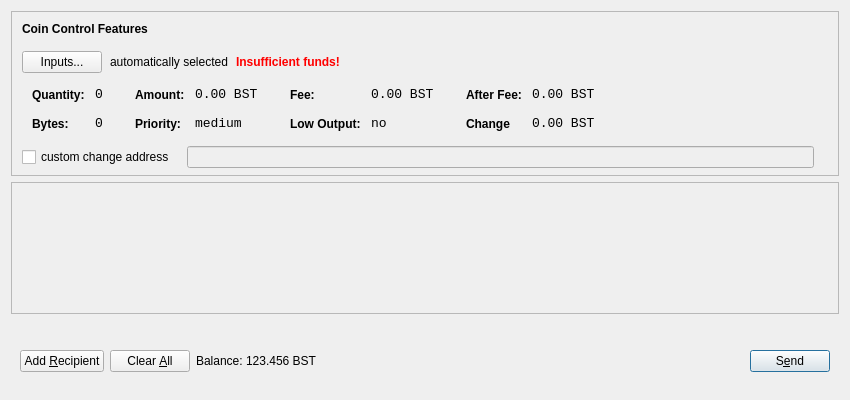
<?xml version="1.0" encoding="UTF-8"?>
<ui version="4.0">
 <class>SendCoinsDialog</class>
 <widget class="QDialog" name="SendCoinsDialog">
  <property name="geometry">
   <rect>
    <x>0</x>
    <y>0</y>
    <width>850</width>
    <height>400</height>
   </rect>
  </property>
  <property name="windowTitle">
   <string>Send Coins</string>
  </property>
  <layout class="QVBoxLayout" name="verticalLayout" stretch="0,1,0">
   <property name="bottomMargin">
    <number>8</number>
   </property>
   <item>
    <widget class="QFrame" name="frameCoinControl">
     <property name="sizePolicy">
      <sizepolicy hsizetype="Expanding" vsizetype="Expanding">
       <horstretch>0</horstretch>
       <verstretch>0</verstretch>
      </sizepolicy>
     </property>
     <property name="maximumSize">
      <size>
       <width>16777215</width>
       <height>16777215</height>
      </size>
     </property>
     <property name="frameShape">
      <enum>QFrame::StyledPanel</enum>
     </property>
     <property name="frameShadow">
      <enum>QFrame::Sunken</enum>
     </property>
     <layout class="QVBoxLayout" name="verticalLayoutCoinControl2">
      <property name="spacing">
       <number>6</number>
      </property>
      <property name="leftMargin">
       <number>0</number>
      </property>
      <property name="topMargin">
       <number>0</number>
      </property>
      <property name="rightMargin">
       <number>0</number>
      </property>
      <property name="bottomMargin">
       <number>6</number>
      </property>
      <item>
       <layout class="QVBoxLayout" name="verticalLayoutCoinControl" stretch="0,0,0,0,1">
        <property name="spacing">
         <number>0</number>
        </property>
        <property name="leftMargin">
         <number>10</number>
        </property>
        <property name="topMargin">
         <number>10</number>
        </property>
        <item>
         <layout class="QHBoxLayout" name="horizontalLayoutCoinControl1">
          <property name="bottomMargin">
           <number>15</number>
          </property>
          <item>
           <widget class="QLabel" name="labelCoinControlFeatures">
            <property name="sizePolicy">
             <sizepolicy hsizetype="Preferred" vsizetype="Maximum">
              <horstretch>0</horstretch>
              <verstretch>0</verstretch>
             </sizepolicy>
            </property>
            <property name="font">
             <font>
              <weight>75</weight>
              <bold>true</bold>
             </font>
            </property>
            <property name="styleSheet">
             <string notr="true">font-weight:bold;</string>
            </property>
            <property name="text">
             <string>Coin Control Features</string>
            </property>
           </widget>
          </item>
         </layout>
        </item>
        <item>
         <layout class="QHBoxLayout" name="horizontalLayoutCoinControl2" stretch="0,0,0,0">
          <property name="spacing">
           <number>8</number>
          </property>
          <property name="bottomMargin">
           <number>10</number>
          </property>
          <item>
           <widget class="QPushButton" name="pushButtonCoinControl">
            <property name="styleSheet">
             <string notr="true"/>
            </property>
            <property name="text">
             <string>Inputs...</string>
            </property>
           </widget>
          </item>
          <item>
           <widget class="QLabel" name="labelCoinControlAutomaticallySelected">
            <property name="text">
             <string>automatically selected</string>
            </property>
            <property name="margin">
             <number>5</number>
            </property>
           </widget>
          </item>
          <item>
           <widget class="QLabel" name="labelCoinControlInsuffFunds">
            <property name="font">
             <font>
              <weight>75</weight>
              <bold>true</bold>
             </font>
            </property>
            <property name="styleSheet">
             <string notr="true">color:red;font-weight:bold;</string>
            </property>
            <property name="text">
             <string>Insufficient funds!</string>
            </property>
            <property name="margin">
             <number>5</number>
            </property>
           </widget>
          </item>
          <item>
           <spacer name="horizontalSpacerCoinControl">
            <property name="orientation">
             <enum>Qt::Horizontal</enum>
            </property>
            <property name="sizeHint" stdset="0">
             <size>
              <width>40</width>
              <height>1</height>
             </size>
            </property>
           </spacer>
          </item>
         </layout>
        </item>
        <item>
         <widget class="QWidget" name="widgetCoinControl" native="true">
          <property name="sizePolicy">
           <sizepolicy hsizetype="Preferred" vsizetype="Preferred">
            <horstretch>0</horstretch>
            <verstretch>0</verstretch>
           </sizepolicy>
          </property>
          <property name="minimumSize">
           <size>
            <width>0</width>
            <height>0</height>
           </size>
          </property>
          <property name="styleSheet">
           <string notr="true"/>
          </property>
          <layout class="QHBoxLayout" name="horizontalLayoutCoinControl5">
           <property name="leftMargin">
            <number>0</number>
           </property>
           <property name="topMargin">
            <number>0</number>
           </property>
           <property name="rightMargin">
            <number>0</number>
           </property>
           <property name="bottomMargin">
            <number>0</number>
           </property>
           <item>
            <layout class="QHBoxLayout" name="horizontalLayoutCoinControl3" stretch="0,0,0,1">
             <property name="spacing">
              <number>20</number>
             </property>
             <property name="topMargin">
              <number>0</number>
             </property>
             <property name="bottomMargin">
              <number>10</number>
             </property>
             <item>
              <layout class="QFormLayout" name="formLayoutCoinControl1">
               <property name="horizontalSpacing">
                <number>10</number>
               </property>
               <property name="verticalSpacing">
                <number>14</number>
               </property>
               <property name="leftMargin">
                <number>10</number>
               </property>
               <property name="topMargin">
                <number>4</number>
               </property>
               <property name="rightMargin">
                <number>6</number>
               </property>
               <item row="0" column="0">
                <widget class="QLabel" name="labelCoinControlQuantityText">
                 <property name="styleSheet">
                  <string notr="true">font-weight:bold;</string>
                 </property>
                 <property name="text">
                  <string>Quantity:</string>
                 </property>
                 <property name="margin">
                  <number>0</number>
                 </property>
                </widget>
               </item>
               <item row="0" column="1">
                <widget class="QLabel" name="labelCoinControlQuantity">
                 <property name="font">
                  <font>
                   <family>Monospace</family>
                   <pointsize>10</pointsize>
                  </font>
                 </property>
                 <property name="cursor">
                  <cursorShape>IBeamCursor</cursorShape>
                 </property>
                 <property name="contextMenuPolicy">
                  <enum>Qt::ActionsContextMenu</enum>
                 </property>
                 <property name="text">
                  <string>0</string>
                 </property>
                 <property name="margin">
                  <number>0</number>
                 </property>
                 <property name="textInteractionFlags">
                  <set>Qt::LinksAccessibleByMouse|Qt::TextSelectableByKeyboard|Qt::TextSelectableByMouse</set>
                 </property>
                </widget>
               </item>
               <item row="1" column="0">
                <widget class="QLabel" name="labelCoinControlBytesText">
                 <property name="styleSheet">
                  <string notr="true">font-weight:bold;</string>
                 </property>
                 <property name="text">
                  <string>Bytes:</string>
                 </property>
                </widget>
               </item>
               <item row="1" column="1">
                <widget class="QLabel" name="labelCoinControlBytes">
                 <property name="font">
                  <font>
                   <family>Monospace</family>
                   <pointsize>10</pointsize>
                  </font>
                 </property>
                 <property name="cursor">
                  <cursorShape>IBeamCursor</cursorShape>
                 </property>
                 <property name="contextMenuPolicy">
                  <enum>Qt::ActionsContextMenu</enum>
                 </property>
                 <property name="text">
                  <string>0</string>
                 </property>
                 <property name="textInteractionFlags">
                  <set>Qt::LinksAccessibleByMouse|Qt::TextSelectableByKeyboard|Qt::TextSelectableByMouse</set>
                 </property>
                </widget>
               </item>
              </layout>
             </item>
             <item>
              <layout class="QFormLayout" name="formLayoutCoinControl2">
               <property name="horizontalSpacing">
                <number>10</number>
               </property>
               <property name="verticalSpacing">
                <number>14</number>
               </property>
               <property name="leftMargin">
                <number>6</number>
               </property>
               <property name="topMargin">
                <number>4</number>
               </property>
               <property name="rightMargin">
                <number>6</number>
               </property>
               <item row="0" column="0">
                <widget class="QLabel" name="labelCoinControlAmountText">
                 <property name="styleSheet">
                  <string notr="true">font-weight:bold;</string>
                 </property>
                 <property name="text">
                  <string>Amount:</string>
                 </property>
                 <property name="margin">
                  <number>0</number>
                 </property>
                </widget>
               </item>
               <item row="0" column="1">
                <widget class="QLabel" name="labelCoinControlAmount">
                 <property name="font">
                  <font>
                   <family>Monospace</family>
                   <pointsize>10</pointsize>
                  </font>
                 </property>
                 <property name="cursor">
                  <cursorShape>IBeamCursor</cursorShape>
                 </property>
                 <property name="contextMenuPolicy">
                  <enum>Qt::ActionsContextMenu</enum>
                 </property>
                 <property name="text">
                  <string>0.00 BST</string>
                 </property>
                 <property name="textInteractionFlags">
                  <set>Qt::LinksAccessibleByMouse|Qt::TextSelectableByKeyboard|Qt::TextSelectableByMouse</set>
                 </property>
                </widget>
               </item>
               <item row="1" column="0">
                <widget class="QLabel" name="labelCoinControlPriorityText">
                 <property name="styleSheet">
                  <string notr="true">font-weight:bold;</string>
                 </property>
                 <property name="text">
                  <string>Priority:</string>
                 </property>
                </widget>
               </item>
               <item row="1" column="1">
                <widget class="QLabel" name="labelCoinControlPriority">
                 <property name="font">
                  <font>
                   <family>Monospace</family>
                   <pointsize>10</pointsize>
                  </font>
                 </property>
                 <property name="cursor">
                  <cursorShape>IBeamCursor</cursorShape>
                 </property>
                 <property name="contextMenuPolicy">
                  <enum>Qt::ActionsContextMenu</enum>
                 </property>
                 <property name="text">
                  <string>medium</string>
                 </property>
                 <property name="textInteractionFlags">
                  <set>Qt::LinksAccessibleByMouse|Qt::TextSelectableByKeyboard|Qt::TextSelectableByMouse</set>
                 </property>
                </widget>
               </item>
              </layout>
             </item>
             <item>
              <layout class="QFormLayout" name="formLayoutCoinControl3">
               <property name="horizontalSpacing">
                <number>10</number>
               </property>
               <property name="verticalSpacing">
                <number>14</number>
               </property>
               <property name="leftMargin">
                <number>6</number>
               </property>
               <property name="topMargin">
                <number>4</number>
               </property>
               <property name="rightMargin">
                <number>6</number>
               </property>
               <item row="0" column="0">
                <widget class="QLabel" name="labelCoinControlFeeText">
                 <property name="styleSheet">
                  <string notr="true">font-weight:bold;</string>
                 </property>
                 <property name="text">
                  <string>Fee:</string>
                 </property>
                 <property name="margin">
                  <number>0</number>
                 </property>
                </widget>
               </item>
               <item row="0" column="1">
                <widget class="QLabel" name="labelCoinControlFee">
                 <property name="font">
                  <font>
                   <family>Monospace</family>
                   <pointsize>10</pointsize>
                  </font>
                 </property>
                 <property name="cursor">
                  <cursorShape>IBeamCursor</cursorShape>
                 </property>
                 <property name="contextMenuPolicy">
                  <enum>Qt::ActionsContextMenu</enum>
                 </property>
                 <property name="text">
                  <string>0.00 BST</string>
                 </property>
                 <property name="textInteractionFlags">
                  <set>Qt::LinksAccessibleByMouse|Qt::TextSelectableByKeyboard|Qt::TextSelectableByMouse</set>
                 </property>
                </widget>
               </item>
               <item row="1" column="0">
                <widget class="QLabel" name="labelCoinControlLowOutputText">
                 <property name="styleSheet">
                  <string notr="true">font-weight:bold;</string>
                 </property>
                 <property name="text">
                  <string>Low Output:</string>
                 </property>
                </widget>
               </item>
               <item row="1" column="1">
                <widget class="QLabel" name="labelCoinControlLowOutput">
                 <property name="font">
                  <font>
                   <family>Monospace</family>
                   <pointsize>10</pointsize>
                  </font>
                 </property>
                 <property name="cursor">
                  <cursorShape>IBeamCursor</cursorShape>
                 </property>
                 <property name="contextMenuPolicy">
                  <enum>Qt::ActionsContextMenu</enum>
                 </property>
                 <property name="text">
                  <string>no</string>
                 </property>
                 <property name="textInteractionFlags">
                  <set>Qt::LinksAccessibleByMouse|Qt::TextSelectableByKeyboard|Qt::TextSelectableByMouse</set>
                 </property>
                </widget>
               </item>
              </layout>
             </item>
             <item>
              <layout class="QFormLayout" name="formLayoutCoinControl4">
               <property name="horizontalSpacing">
                <number>10</number>
               </property>
               <property name="verticalSpacing">
                <number>14</number>
               </property>
               <property name="leftMargin">
                <number>6</number>
               </property>
               <property name="topMargin">
                <number>4</number>
               </property>
               <property name="rightMargin">
                <number>6</number>
               </property>
               <item row="0" column="0">
                <widget class="QLabel" name="labelCoinControlAfterFeeText">
                 <property name="styleSheet">
                  <string notr="true">font-weight:bold;</string>
                 </property>
                 <property name="text">
                  <string>After Fee:</string>
                 </property>
                 <property name="margin">
                  <number>0</number>
                 </property>
                </widget>
               </item>
               <item row="0" column="1">
                <widget class="QLabel" name="labelCoinControlAfterFee">
                 <property name="font">
                  <font>
                   <family>Monospace</family>
                   <pointsize>10</pointsize>
                  </font>
                 </property>
                 <property name="cursor">
                  <cursorShape>IBeamCursor</cursorShape>
                 </property>
                 <property name="contextMenuPolicy">
                  <enum>Qt::ActionsContextMenu</enum>
                 </property>
                 <property name="text">
                  <string>0.00 BST</string>
                 </property>
                 <property name="textInteractionFlags">
                  <set>Qt::LinksAccessibleByMouse|Qt::TextSelectableByKeyboard|Qt::TextSelectableByMouse</set>
                 </property>
                </widget>
               </item>
               <item row="1" column="0">
                <widget class="QLabel" name="labelCoinControlChangeText">
                 <property name="styleSheet">
                  <string notr="true">font-weight:bold;</string>
                 </property>
                 <property name="text">
                  <string>Change</string>
                 </property>
                </widget>
               </item>
               <item row="1" column="1">
                <widget class="QLabel" name="labelCoinControlChange">
                 <property name="font">
                  <font>
                   <family>Monospace</family>
                   <pointsize>10</pointsize>
                  </font>
                 </property>
                 <property name="cursor">
                  <cursorShape>IBeamCursor</cursorShape>
                 </property>
                 <property name="contextMenuPolicy">
                  <enum>Qt::ActionsContextMenu</enum>
                 </property>
                 <property name="text">
                  <string>0.00 BST</string>
                 </property>
                 <property name="textInteractionFlags">
                  <set>Qt::LinksAccessibleByMouse|Qt::TextSelectableByKeyboard|Qt::TextSelectableByMouse</set>
                 </property>
                </widget>
               </item>
              </layout>
             </item>
            </layout>
           </item>
          </layout>
         </widget>
        </item>
        <item>
         <layout class="QHBoxLayout" name="horizontalLayoutCoinControl4" stretch="0,0,0">
          <property name="spacing">
           <number>12</number>
          </property>
          <property name="sizeConstraint">
           <enum>QLayout::SetDefaultConstraint</enum>
          </property>
          <property name="topMargin">
           <number>5</number>
          </property>
          <property name="rightMargin">
           <number>5</number>
          </property>
          <item>
           <widget class="QCheckBox" name="checkBoxCoinControlChange">
            <property name="text">
             <string>custom change address</string>
            </property>
           </widget>
          </item>
          <item>
           <widget class="QLineEdit" name="lineEditCoinControlChange">
            <property name="enabled">
             <bool>false</bool>
            </property>
            <property name="sizePolicy">
             <sizepolicy hsizetype="Expanding" vsizetype="Fixed">
              <horstretch>0</horstretch>
              <verstretch>0</verstretch>
             </sizepolicy>
            </property>
           </widget>
          </item>
          <item>
           <widget class="QLabel" name="labelCoinControlChangeLabel">
            <property name="sizePolicy">
             <sizepolicy hsizetype="Preferred" vsizetype="Expanding">
              <horstretch>0</horstretch>
              <verstretch>0</verstretch>
             </sizepolicy>
            </property>
            <property name="minimumSize">
             <size>
              <width>0</width>
              <height>0</height>
             </size>
            </property>
            <property name="text">
             <string/>
            </property>
            <property name="margin">
             <number>3</number>
            </property>
           </widget>
          </item>
         </layout>
        </item>
        <item>
         <spacer name="verticalSpacerCoinControl">
          <property name="orientation">
           <enum>Qt::Vertical</enum>
          </property>
          <property name="sizeHint" stdset="0">
           <size>
            <width>800</width>
            <height>1</height>
           </size>
          </property>
         </spacer>
        </item>
       </layout>
      </item>
     </layout>
    </widget>
   </item>
   <item>
    <widget class="QScrollArea" name="scrollArea">
     <property name="widgetResizable">
      <bool>true</bool>
     </property>
     <widget class="QWidget" name="scrollAreaWidgetContents">
      <property name="geometry">
       <rect>
        <x>0</x>
        <y>0</y>
        <width>830</width>
        <height>104</height>
       </rect>
      </property>
      <layout class="QVBoxLayout" name="verticalLayout_2">
       <property name="leftMargin">
        <number>0</number>
       </property>
       <property name="topMargin">
        <number>0</number>
       </property>
       <property name="rightMargin">
        <number>0</number>
       </property>
       <property name="bottomMargin">
        <number>0</number>
       </property>
       <item>
        <layout class="QVBoxLayout" name="entries">
         <property name="spacing">
          <number>6</number>
         </property>
        </layout>
       </item>
       <item>
        <spacer name="verticalSpacer">
         <property name="orientation">
          <enum>Qt::Vertical</enum>
         </property>
         <property name="sizeHint" stdset="0">
          <size>
           <width>20</width>
           <height>40</height>
          </size>
         </property>
        </spacer>
       </item>
      </layout>
     </widget>
    </widget>
   </item>
   <item>
    <widget class="QWidget" name="buttonBar" native="true">
     <layout class="QHBoxLayout" name="horizontalLayout">
      <property name="leftMargin">
       <number>9</number>
      </property>
      <property name="topMargin">
       <number>30</number>
      </property>
      <property name="rightMargin">
       <number>9</number>
      </property>
      <property name="bottomMargin">
       <number>20</number>
      </property>
      <item>
       <widget class="QPushButton" name="addButton">
        <property name="maximumSize">
         <size>
          <width>136</width>
          <height>36</height>
         </size>
        </property>
        <property name="toolTip">
         <string>Send to multiple recipients at once</string>
        </property>
        <property name="text">
         <string>Add &amp;Recipient</string>
        </property>
        <property name="autoDefault">
         <bool>false</bool>
        </property>
       </widget>
      </item>
      <item>
       <widget class="QPushButton" name="clearButton">
        <property name="sizePolicy">
         <sizepolicy hsizetype="Minimum" vsizetype="Fixed">
          <horstretch>0</horstretch>
          <verstretch>0</verstretch>
         </sizepolicy>
        </property>
        <property name="maximumSize">
         <size>
          <width>100</width>
          <height>36</height>
         </size>
        </property>
        <property name="toolTip">
         <string>Remove all transaction fields</string>
        </property>
        <property name="text">
         <string>Clear &amp;All</string>
        </property>
        <property name="autoRepeatDelay">
         <number>300</number>
        </property>
        <property name="autoDefault">
         <bool>false</bool>
        </property>
       </widget>
      </item>
      <item>
       <layout class="QHBoxLayout" name="horizontalLayout_2">
        <property name="spacing">
         <number>3</number>
        </property>
        <item>
         <widget class="QLabel" name="label">
          <property name="sizePolicy">
           <sizepolicy hsizetype="Preferred" vsizetype="Fixed">
            <horstretch>0</horstretch>
            <verstretch>0</verstretch>
           </sizepolicy>
          </property>
          <property name="text">
           <string>Balance:</string>
          </property>
         </widget>
        </item>
        <item>
         <widget class="QLabel" name="labelBalance">
          <property name="sizePolicy">
           <sizepolicy hsizetype="Preferred" vsizetype="Fixed">
            <horstretch>0</horstretch>
            <verstretch>0</verstretch>
           </sizepolicy>
          </property>
          <property name="cursor">
           <cursorShape>IBeamCursor</cursorShape>
          </property>
          <property name="text">
           <string>123.456 BST</string>
          </property>
          <property name="textInteractionFlags">
           <set>Qt::LinksAccessibleByMouse|Qt::TextSelectableByKeyboard|Qt::TextSelectableByMouse</set>
          </property>
         </widget>
        </item>
       </layout>
      </item>
      <item>
       <spacer name="horizontalSpacer">
        <property name="orientation">
         <enum>Qt::Horizontal</enum>
        </property>
        <property name="sizeHint" stdset="0">
         <size>
          <width>40</width>
          <height>20</height>
         </size>
        </property>
       </spacer>
      </item>
      <item>
       <widget class="QPushButton" name="sendButton">
        <property name="maximumSize">
         <size>
          <width>96</width>
          <height>36</height>
         </size>
        </property>
        <property name="toolTip">
         <string>Confirm the send action</string>
        </property>
        <property name="text">
         <string>S&amp;end</string>
        </property>
        <property name="default">
         <bool>true</bool>
        </property>
       </widget>
      </item>
     </layout>
    </widget>
   </item>
  </layout>
 </widget>
 <resources/>
 <connections/>
</ui>
